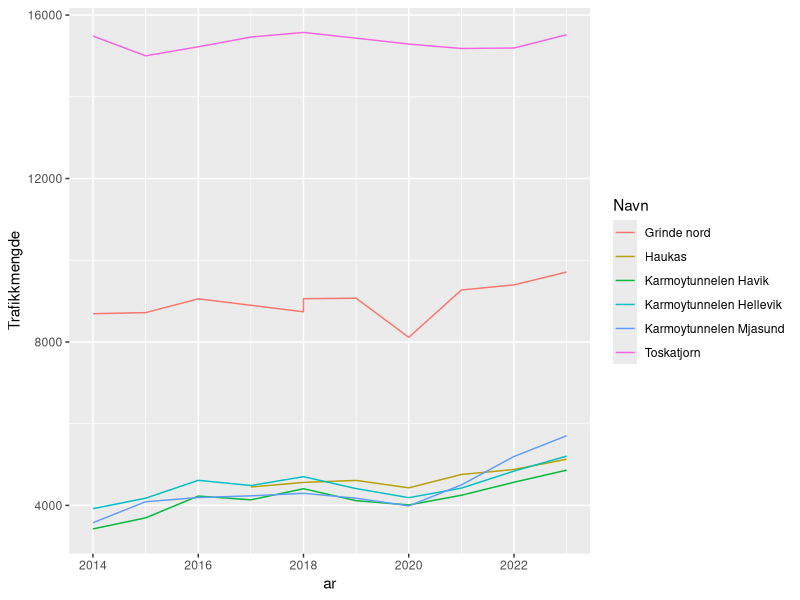
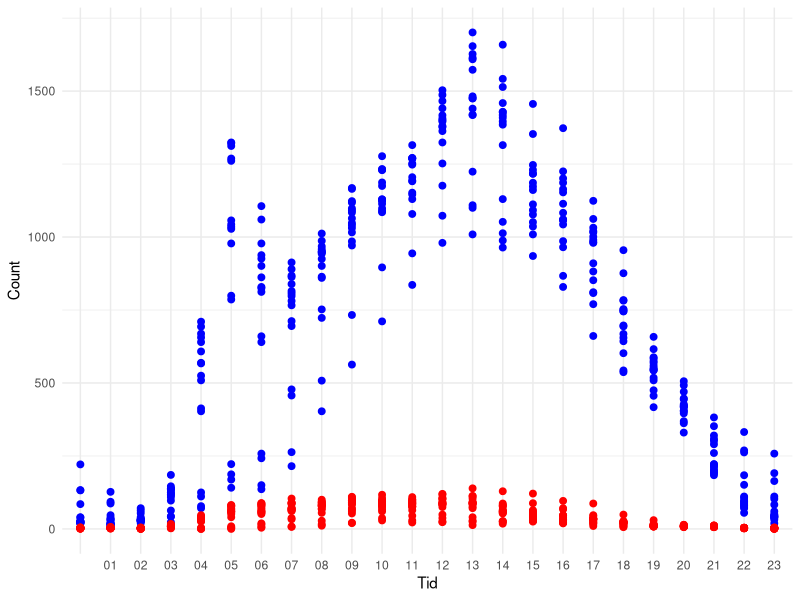
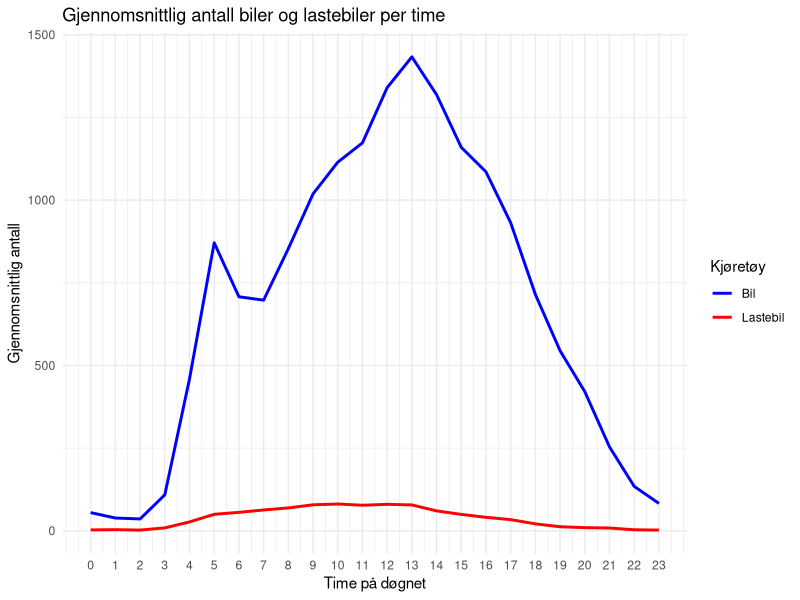
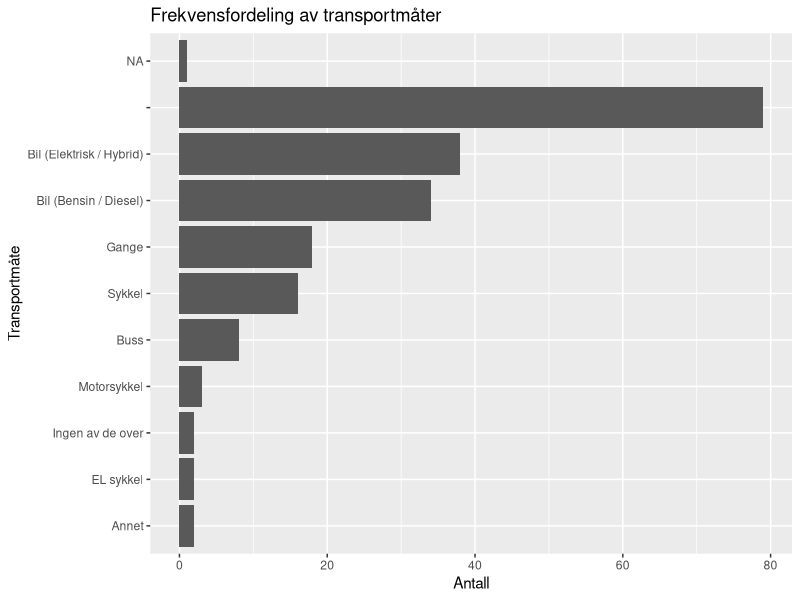
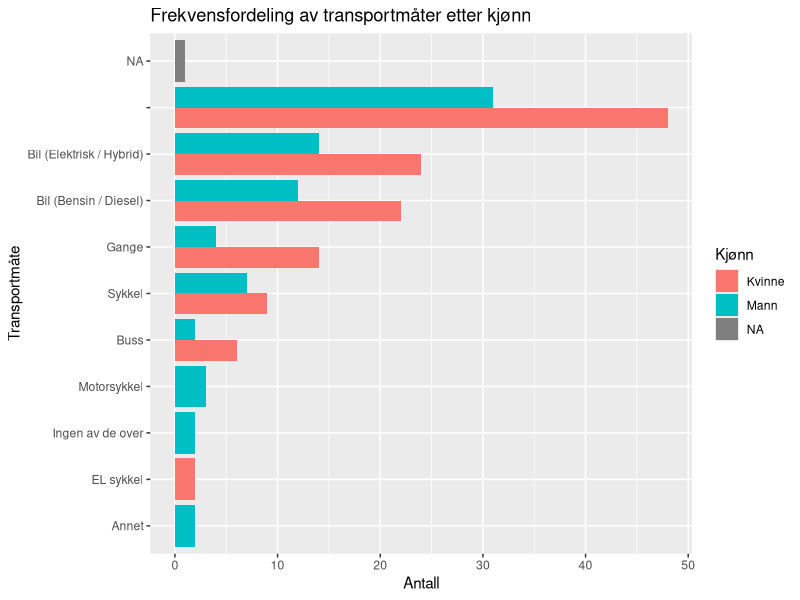

Recreate these plots in R, in order.
## ---- chunk 1
library(tidyverse)
library(readr)
library(readxl)
library(dplyr)
library(stringr)
library(lubridate)
## ---- chunk 2
# Les Excel-filene (juster filstiene etter hvor de ligger i prosjektet ditt)
tidligere_data <- read_excel("tidligere_data.xlsx")
ny_data <- read_excel("ny_data.xlsx")
## ---- chunk 3
# Fjerne mellomrom og linjeskift fra kolonnenavnene i 'tidligere_data'
colnames(tidligere_data) <- str_trim(gsub("\r\n", "", colnames(tidligere_data)))

# Omdøpe variabler i 'tidligere_data' for å matche variablene i 'ny_data'
tidligere_data <- tidligere_data %>%
  rename(
    `Kjønn` = `Hvilket kjønn identifiserer du som?`,  # Omdøp "Hvilket kjønn identifiserer du som?" til "Kjønn"
    `Alder` = `Din alder`,  # Omdøp "Din alder" til "Alder"
    `Utdanning` = `Hva er din høyeste utdanning?`,  # Omdøp utdanning
    `Næring` = `I hvilken næring jobber du?`,  # Omdøp næring
    `Inntektsgruppe` = `Hvilken inntektsgruppe hører du til?`,  # Omdøp inntektsgruppe
    `Antall personer i husstanden` = `Hvor mange personer bor i din husstand?`,  # Omdøp antall personer
    `Antall med førerkort` = `Hvor mange i husstanden har førerkort?`,  # Omdøp førerkort
    `Transportmåte disponibelt` = `Hva har du til disposisjon?`,  # Omdøp transportmåte
    `Hvordan kommer du deg til jobb` = `Hva har du reist med siste uken?`,  # Omdøp hvordan du kommer deg til jobb
    `Tid brukt til jobb` = `Hvor lang er din pendletid til jobb?`,  # Omdøp tid brukt til jobb
    `Postnummer` = `Hva er ditt postnummer (bosted)`,  # Omdøp postnummer
    `Postnummer arbeidssted` = `Hva er ditt postnummer (arbeidsplass)`,  # Omdøp postnummer arbeidssted
    `Fast oppmøte` = `Har du fast oppmøtested?`,  # Omdøp fast oppmøte
    `Parkering ved jobb` = `Er det gode parkeringsmuligheter nær din arbeidsplass?`  # Omdøp parkering
  )

# Omdøpe variabler i 'ny_data' (hvis nødvendig) for å matche samme tema
ny_data <- ny_data %>%
  rename(
    `Kjønn` = `Hvilket kjønn identifiserer du deg som?`,  # Omdøp "Hvilket kjønn identifiserer du deg som?" til "Kjønn"
    `Alder` = `Hva er alderen din?`,  # Omdøp "Hva er alderen din?" til "Alder"
    `Utdanning` = `Hva er din høyeste utdanning?`,  # Omdøp utdanning
    `Næring` = `I hvilken næring jobber du?`,  # Omdøp næring
    `Inntektsgruppe` = `Hvilken inntektsgruppe tilhører du?`,  # Omdøp inntektsgruppe
    `Antall personer i husstanden` = `Hvor mange bor i din husstand?`,  # Omdøp antall personer
    `Antall med førerkort` = `Hvor mange har førerkort i din husstand?`,  # Omdøp førerkort
    `Transportmåte disponibelt` = `Hvilke muligheter har du tilgjengelig for reise til jobb?`,  # Omdøp transportmåte
    `Hvordan kommer du deg til jobb` = `Hvilke muligheter bruker du for å reise til jobb?`,  # Omdøp hvordan du kommer deg til jobb
    `Tid brukt til jobb` = `Hvor lang tid bruker du til jobb`,  # Omdøp tid brukt til jobb
    `Postnummer` = `Hvilket postnummer er din husstand plassert under?`,  # Omdøp postnummer
    `Postnummer arbeidssted` = `Hvilket postnummer er arbeidsplassen din plasser under?`,  # Omdøp postnummer arbeidssted
    `Fast oppmøte` = `Har du fast oppmøte til jobb?`,  # Omdøp fast oppmøte
    `Parkering ved jobb` = `Har du parkeringsmuligheter på jobb?`  # Omdøp parkering
  )
## ---- chunk 4
# Velge felles variabler (tema) i begge datasettene
common_columns <- c("Starttidspunkt", "Kjønn", "Alder", "Utdanning", "Næring", "Inntektsgruppe",
                    "Antall personer i husstanden", "Antall med førerkort", "Transportmåte disponibelt",
                    "Hvordan kommer du deg til jobb", "Tid brukt til jobb", "Postnummer",
                    "Postnummer arbeidssted", "Fast oppmøte", "Parkering ved jobb")

# Slå sammen datasettene
merged_data <- bind_rows(
  select(ny_data, all_of(common_columns)),
  select(tidligere_data, all_of(common_columns))
)

# Se resultatet
head(merged_data)

# Sjekk at du har fått 160 observasjoner
nrow(merged_data)
## ---- chunk 5
library(readr)
datasett_2014_2024 <- read_delim("datasett_2014_2024.csv", 
    delim = ";", escape_double = FALSE, trim_ws = TRUE)

Karmsundsgata <- read_delim("Karmsundsgata.csv", 
    delim = ";", escape_double = FALSE, trim_ws = TRUE)
## ---- chunk 6
datasett_2014_2024 <- datasett_2014_2024 |> 
  filter(
    Felt == str_match_all(Felt, "Totalt"
    ) 
  ) |> 
  mutate(
    Lastebil = `7,6m - 12,5m` + `12,5m - 16,0m` + `>= 16,0m`,
    Bil = `< 5,6m` + `5,6m - 7,6m`
  ) |> 
  select(
    Navn, Vegreferanse, Fra, ar, Bil, Lastebil, Trafikkmengde, Felt
  )


## ---- chunk 7
datasett_2014_2024 |> 
  ggplot(
    aes(
      x = ar,
      y = Trafikkmengde,
      colour = Navn
    )
  ) + 
  geom_line() 
## ---- chunk 8
Karmsundsgata <- Karmsundsgata |> 
    mutate(
    Lastebil = `7,6m - 12,5m` + `12,5m - 16,0m` + `>= 16,0m`,
    Bil = `< 5,6m` + `5,6m - 7,6m`
  ) |> 
  select(
    Navn, Vegreferanse, Fra, Bil, Lastebil, Trafikkmengde, Felt
  ) |> 
filter(
    Felt == str_match_all(Felt, "Totalt"),
  )
## ---- chunk 9
Karmsundsgata <- Karmsundsgata |> 
   mutate(
    Mnd = str_sub(Fra, start = 6, end = 7),
    Tid = str_sub(Fra, start = 12, 13),
    Dato = str_sub(Fra, start = 9, end = 10)
  )
## ---- chunk 10
# Create the plot
Karmsundsgata |> 
  ggplot(aes(x = Tid)) +       # Set the x-axis variable
  geom_point(aes(y = Bil), color = "blue", size = 2) +   # Points for cars in blue
  geom_point(aes(y = Lastebil), color = "red", size = 2) + # Points for trucks in red
  labs(y = "Count", color = "Vehicle Type") +  # Add labels
  theme_minimal()   # Clean theme for better appearance

## ---- chunk 11
# Legge til en kolonne med kun timen fra "Fra"-kolonnen
resultat_per_time <- Karmsundsgata |>
  mutate(time_of_day = hour(Fra)) |>  # Ekstraherer timen fra tidspunktene
  group_by(time_of_day) |>  # Grupperer etter time
  summarise(
    bil_mean = mean(Bil, na.rm = TRUE),        # Gjennomsnitt for "Bil" per time
    lastebil_mean = mean(Lastebil, na.rm = TRUE)  # Gjennomsnitt for "Lastebil" per time
  )
## ---- chunk 12
# Plotting gjennomsnittet av "Bil" og "Lastebil" for hver time på døgnet
ggplot(resultat_per_time, aes(x = time_of_day)) +
  geom_line(aes(y = bil_mean, color = "Bil"), size = 1) +  # Linjeplot for "Bil"
  geom_line(aes(y = lastebil_mean, color = "Lastebil"), size = 1) +  # Linjeplot for "Lastebil"
  labs(title = "Gjennomsnittlig antall biler og lastebiler per time",
       x = "Time på døgnet",
       y = "Gjennomsnittlig antall",
       color = "Kjøretøy") +
  theme_minimal() +
  scale_color_manual(values = c("Bil" = "blue", "Lastebil" = "red")) +
  scale_x_continuous(breaks = 0:23)  # Viser alle timer fra 0 til 23
## ---- chunk 13

## ---- chunk 14
# Anta at datasettet ditt er lastet inn som ny_data
# Kolonnen som inneholder transportmåtene er "Hvordan kommer du deg til jobb"
# Vi bruker separate_rows for å splitte opp flervalgssvarene

# Splitte flervalgssvarene i separate rader basert på semikolon
ny_data_separated <- ny_data %>%
  separate_rows(`Hvordan kommer du deg til jobb`, sep = ";")

# Lag en frekvensfordeling for de ulike transportmåtene
frekvensfordeling <- ny_data_separated %>%
  group_by(`Hvordan kommer du deg til jobb`) %>%
  summarise(antall = n()) %>%
  arrange(desc(antall))

# Skriv ut frekvensfordelingen
print(frekvensfordeling)

# Valgfritt: Visualisere frekvensfordelingen med ggplot2
ggplot(frekvensfordeling, aes(x = reorder(`Hvordan kommer du deg til jobb`, antall), y = antall)) +
  geom_bar(stat = "identity") +
  coord_flip() +  # For horisontale stolper
  labs(title = "Frekvensfordeling av transportmåter",
       x = "Transportmåte",
       y = "Antall")

## ---- chunk 15
# Anta at ny_data også har kolonner for kjønn, alder, inntekt, utdanning og yrke
# For eksempel: "Kjønn", "Alder", "Inntekt", "Utdanning", "Yrke"

# Deskriptiv statistikk for reisemåter etter kjønn
frekvens_kjonn <- ny_data_separated %>%
  group_by(Kjønn, `Hvordan kommer du deg til jobb`) %>%
  summarise(antall = n()) %>%
  arrange(Kjønn, desc(antall))

# Skriv ut frekvensfordelingen etter kjønn
print(frekvens_kjonn)

# Gjenta for alder, inntekt, utdanning og yrke
frekvens_alder <- ny_data_separated %>%
  group_by(Alder, `Hvordan kommer du deg til jobb`) %>%
  summarise(antall = n()) %>%
  arrange(Alder, desc(antall))

print(frekvens_alder)

# Gjør tilsvarende for inntekt, utdanning og yrke
# ...

# Valgfritt: Lag visualiseringer for disse gruppene
library(ggplot2)

# Eksempel for kjønn
ggplot(frekvens_kjonn, aes(x = reorder(`Hvordan kommer du deg til jobb`, antall), y = antall, fill = Kjønn)) +
  geom_bar(stat = "identity", position = "dodge") +
  coord_flip() +
  labs(title = "Frekvensfordeling av transportmåter etter kjønn",
       x = "Transportmåte",
       y = "Antall")

## ---- chunk 16
library(dplyr)
library(stringr)
library(purrr)

# Definerer funksjonen for å rydde opp i avstandsdata
rydd_avstand <- function(avstand) {
  # Håndtere NA-verdier
  if (is.na(avstand)) {
    return(NA) # Returner NA hvis input er NA
  }
  
  avstand <- tolower(avstand) # Gjør teksten til små bokstaver
  avstand <- str_replace_all(avstand, "km", "") # Fjern "km"
  avstand <- str_replace_all(avstand, "ca", "") # Fjern "ca"
  avstand <- str_replace_all(avstand, ",", ".") # Erstatt komma med punktum

  # Ekstrahere tall fra teksten, men ignorere alt som ikke er avstand
  tall <- str_extract_all(avstand, "\\b[0-9]+\\.?[0-9]*\\b")[[1]] %>% as.numeric()

  # Håndtere spesifikke scenarier
  if (length(tall) > 0) {
    # Fokuserer kun på avstandene
    # Bruker sum for å summere tall som er avstander
    total_avstand <- sum(tall[tall > 0], na.rm = TRUE) # Summere relevante tall

    return(total_avstand)
  } else {
    return(NA) # Hvis ingen tall ble funnet
  }
}

# Anta at dataene dine er i en data.frame kalt ny_data
# Bruke funksjonen med purrr::map
ny_data <- ny_data %>%
  mutate(avstand_km = map_dbl(`Estimer i antall km hvor lang din reise er til jobb.`, rydd_avstand))

# Sjekk resultatene
print(ny_data %>% select(`Estimer i antall km hvor lang din reise er til jobb.`, avstand_km))
